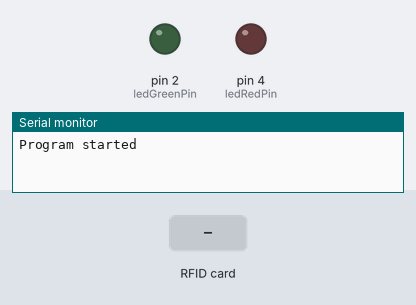
Simulated run of this sketch. Board: Arduino Uno, built with avr-gcc and run on an emulated ATmega328P. On the bench: output pins drawn as LEDs (lit = HIGH), the last lines printed to the serial monitor. The inputs (shaded band) are chosen by the test bench. Pins used as bus, display or sensor lines are not drawn.

Above: at 1.2 s.
1.3 s: RFID card E3 E9 72 1E held to the reader
At 1.6 s:
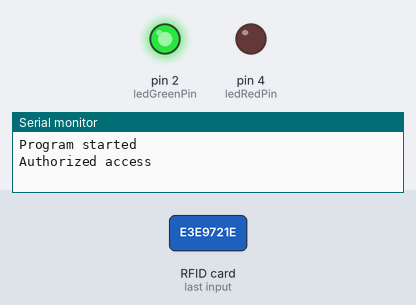
3.8 s: RFID card 5E 7A 19 C4 held to the reader
At 4.6 s:
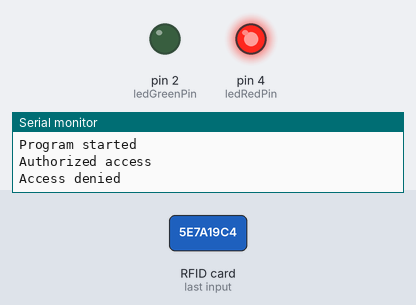
Timing chart, 0 to 6.8 s (numbered marks = the images above; inputs shaded):
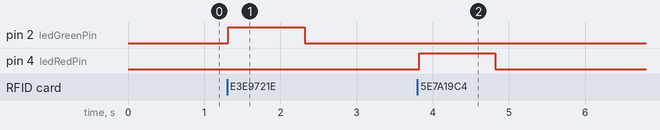

Measured:
- after the input at 1.3 s, pin 2 (ledGreenPin): LOW → HIGH at once, → LOW 1.0 s later
- after the input at 3.8 s, pin 4 (ledRedPin): LOW → HIGH at once, → LOW 1.0 s later

The sketch:

RFID_module.ino
```cpp
#include <SPI.h>  // include library for SPI communication protocol
#include <MFRC522.h>  // include library for RFID module

const int resetPin = 9; // Declaration of constant variable for reset pin
const int ssPin = 10; // Declaration of constant variable for slave select pin
const int ledGreenPin = 2; // Declaration of constant variable for green LED pin
const int ledRedPin = 4; // Declaration of constant variable for red LED pin
String acceptableCards[] = {"E3 E9 72 1E", "E2 34 26 19"};  // Declaration of string array containing UID to be accepted by RFID reader

MFRC522 mfrc522(ssPin, resetPin);  // Create MFRC522 instance

void setup() {
  // Set mode for LED pins
  pinMode(ledGreenPin, OUTPUT);
  pinMode(ledRedPin, OUTPUT);

	Serial.begin(9600); // Initialize serial communication
	while (!Serial);  // Do nothing if no serial port is opened
	SPI.begin();  // Begin SPI communication with peripheral device
	mfrc522.PCD_Init(); // Init RFID module
	delay(10);  // Delay to finish initialization
	Serial.println("Program started");  // Print in serial monitor to show that program started
}

void loop() {
	if ( ! mfrc522.PICC_IsNewCardPresent()) {
    // Returns true if a PICC responds to PICC_CMD_REQA.
    // PICC_CMD_REQA is REQuest command, type A which invites PICC in state IDLE to be ready for read
		return;
	}

	if ( ! mfrc522.PICC_ReadCardSerial()) {
    // Returns true if a UID could be read.
		return;
	}

  String content= ""; // Empty UID string
  for (byte i = 0; i < mfrc522.uid.size; i++)
  {
    content.concat(String(mfrc522.uid.uidByte[i] < 0x10 ? " 0" : " "));  // Check if UID byte is lesser than 0x10 in HEX to prevent bad UID read, add " 0" to content string if true or " " if false
    content.concat(String(mfrc522.uid.uidByte[i], HEX)); // Add HEX value of UID to content string
  }
  content.toUpperCase();
  if (content.substring(1) != NULL) // Check substring(1) to skip first char in content string which is space
  {
    bool cardAuthorized = false;  // Auxiliary variable
    for(String UID : acceptableCards) // Check if UID is acceptable
    {
      if(content.substring(1) == UID) // Check substring(1) to skip first char in content string which is space
      {
        cardAuthorized = true;
        validCard();
        break;
      }
    }
    if(!cardAuthorized)
      invalidCard();
  }
  delay(100);
}

void validCard()
{
  // If PICC UID is accepted, print "Authorized access" in serial monitor and light green LED for 1s
  Serial.println("Authorized access");
  digitalWrite(ledGreenPin, HIGH);
  delay(1000);
  digitalWrite(ledGreenPin, LOW);
  delay(1000);
}

void invalidCard()
{
  // If PICC UID is not accepted, print "Access denied" in serial monitor and light red LED for 1s
  Serial.println("Access denied");
  digitalWrite(ledRedPin, HIGH);
  delay(1000);
  digitalWrite(ledRedPin, LOW);
  delay(1000);
}
```
